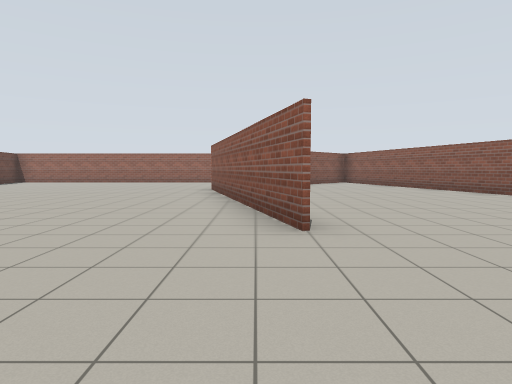
[1] (above)

24 first-person views from a walk through a Gazebo world. The camera is 1.2 m above the floor, tilts 4° down and sees 75° across. The floor is counted in squares, 2 m on a side. Each view is taken from the middle of a square. On the plan, view 1 faces up. The plan holds only what a view shows up to about 9 squares ahead; the rest is blank.

[2]
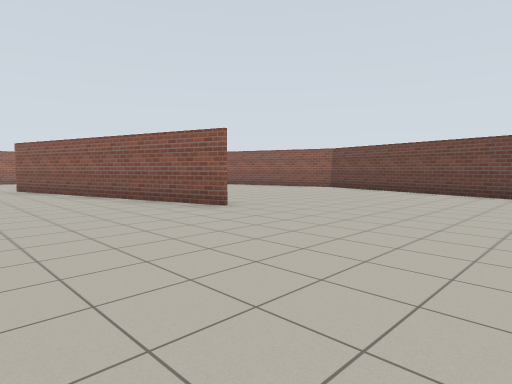

[3]
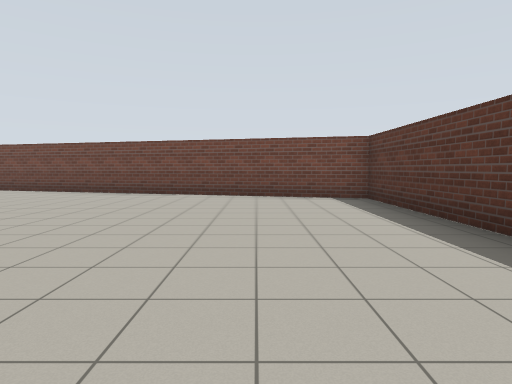

[4]
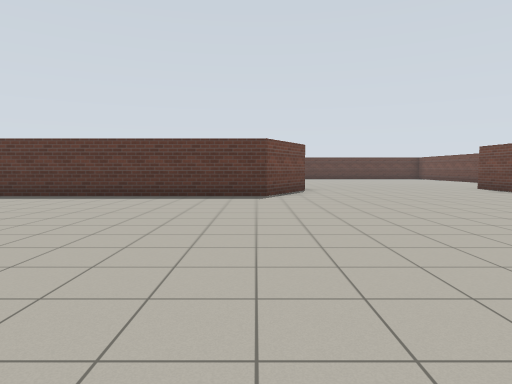

[5]
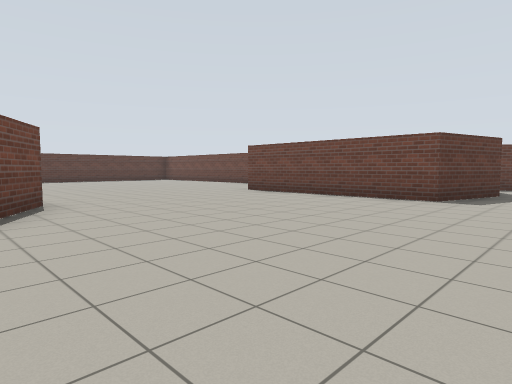

[6]
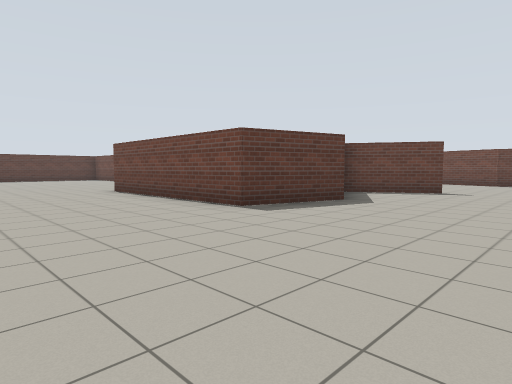

[7]
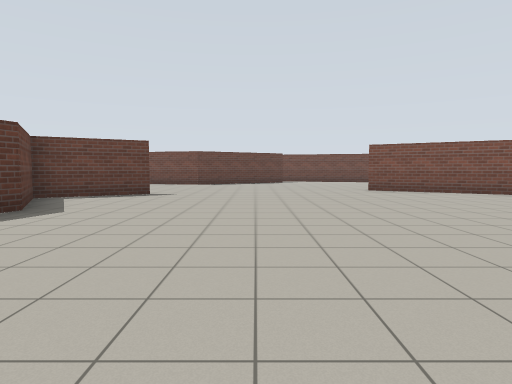

[8]
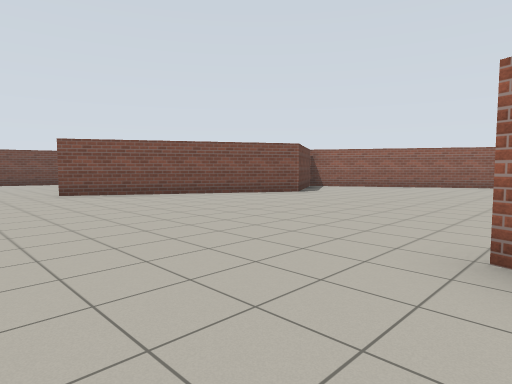

[9]
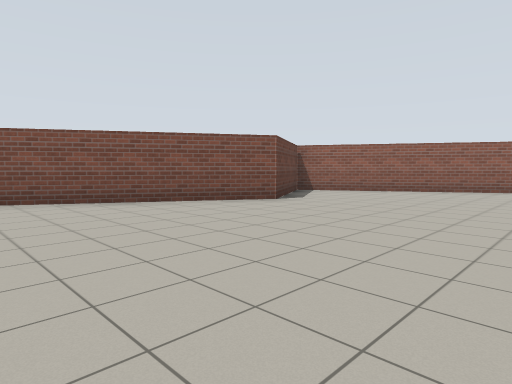

[10]
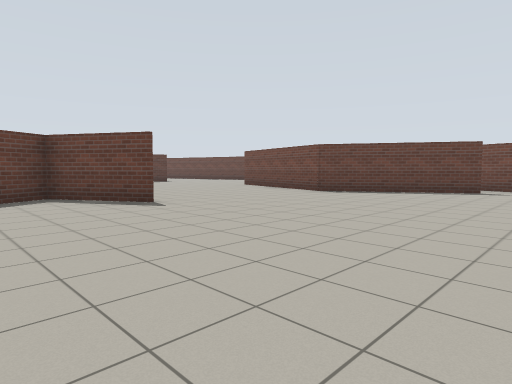

[11]
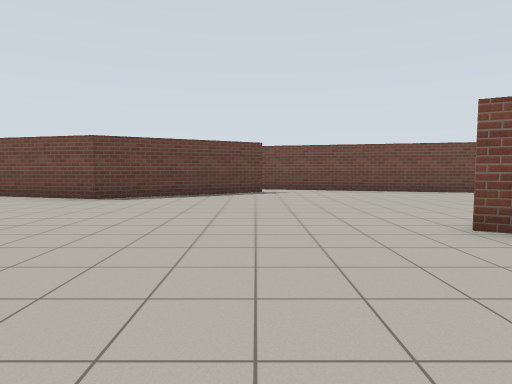

[12]
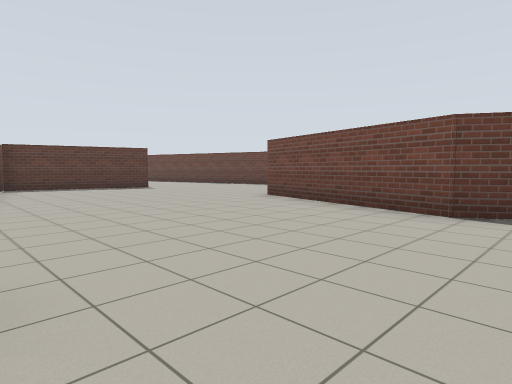

[13]
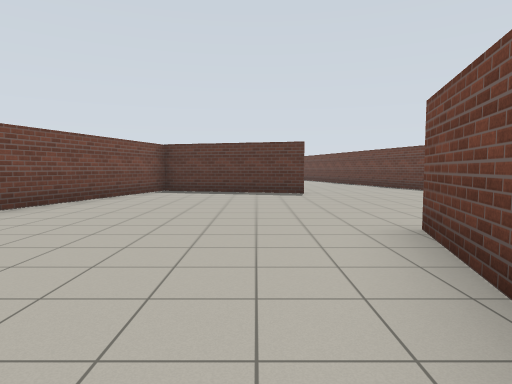

[14]
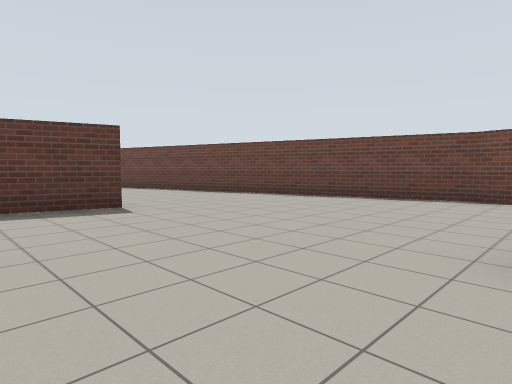

[15]
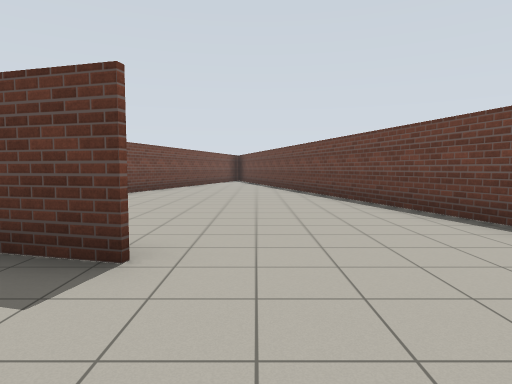

[16]
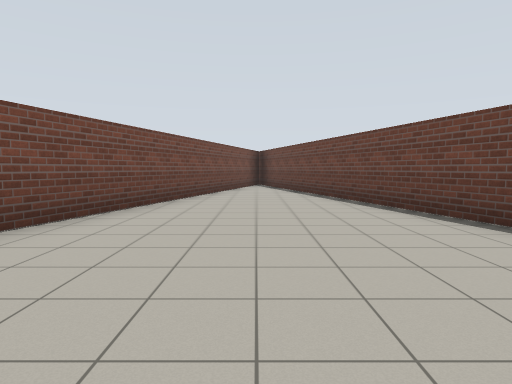

[17]
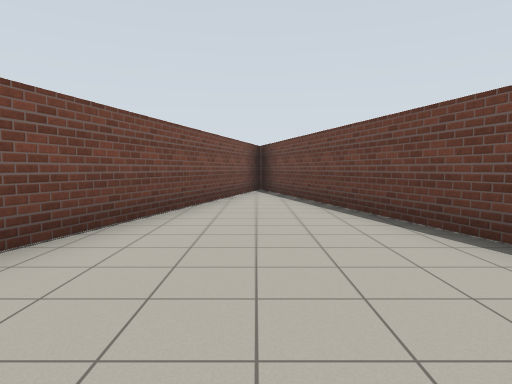

[18]
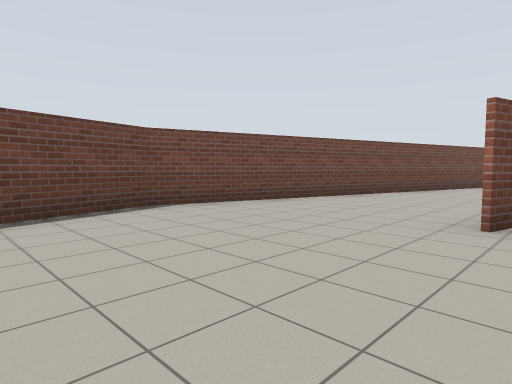

[19]
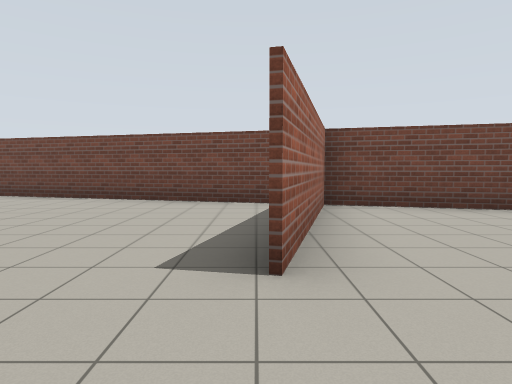

[20]
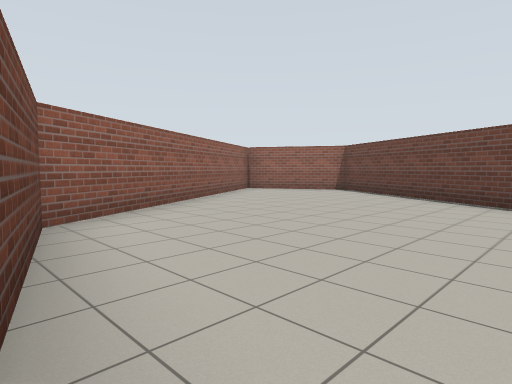

[21]
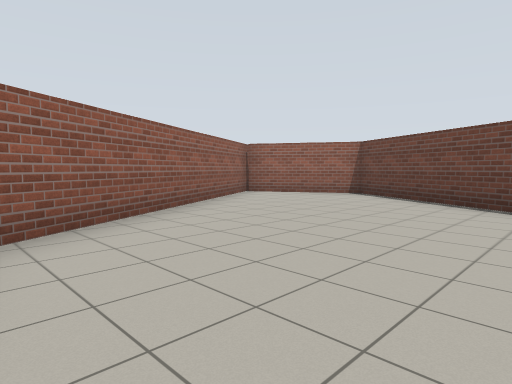

[22]
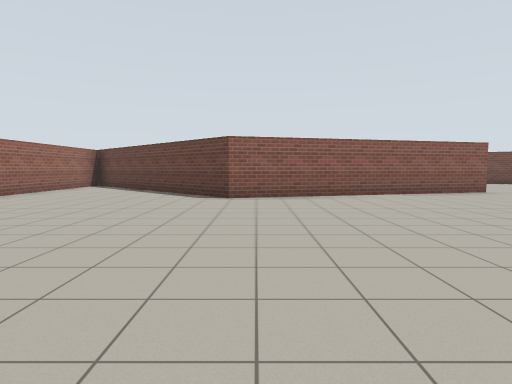

[23]
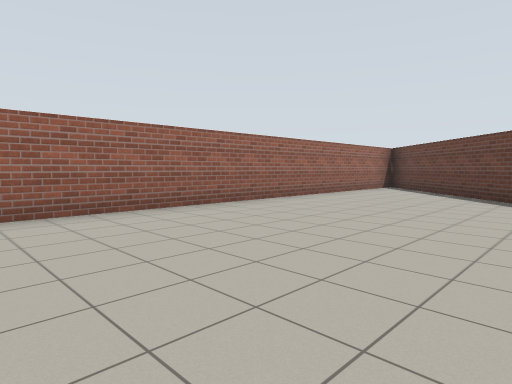

[24]
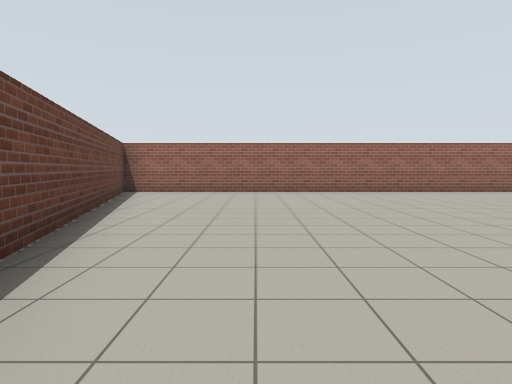

### Floor plan
Points are (right, up) in squares from view 1. A wall is a line through its corners. A room is listed if a view was taken in it or the views show most of it. See-through windows are left out.
Room 1 (views 1, 2, 3, 4, 5, 6, 7, 8, 9, 10, 11, 12, 13, 14, 15, 16, 17, 18, 19, 20, 21, 22, 23, 24)
walls: (-15.9, -1.5) (-14.7, -3.5) (-12.8, -2.4) (-10.6, -2.9) (-10.6, -8); (-5.4, -7.2) (-4.2, -5.3) (3.7, -5.3) (6.1, 3.6); (-16.9, 4.8) (-14.5, 9) (-15.9, 11.5) (-22.2, 7.9) (-23.1, 4.5); (0.5, 3.1) (-1.3, 9.5) (2.5, 13.3); (-17.5, -11.1) (-21.2, -10.1) (-17.5, -11.1); (-22.5, 2.2) (-20.5, -1.2) (-21.7, -5.3); (-15.6, 11.1) (-14.4, 9) (-17.2, 4.1); (-23.6, 2.6) (-26, -6.5) (-21.3, -24); (-11.2, 14.2) (-14.5, 12.3); (5.8, 7.4) (5.3, 9.1); (1.2, 14.6) (-10.4, 14.6) (-8.6, 8.1); (-21, -24.1) (-15.7, -4.3)

Positions as (right, up) in squares from view 1, and headings:
1: (0, 0), facing up
2: (-3, -1), facing up-right
3: (-3, -3), facing right
4: (-4, 2), facing down
5: (-4, -1), facing down-left
6: (-7, 1), facing down-left
7: (-8, 1), facing left
8: (-9, 2), facing up-left
9: (-10, 4), facing up-left
10: (-13, 4), facing down-left
11: (-14, 2), facing left
12: (-16, 0), facing down-left
13: (-20, -2), facing down
14: (-19, -5), facing down-left
15: (-22, -8), facing down
16: (-21, -12), facing down
17: (-21, -15), facing down
18: (-21, -9), facing up-left
19: (-23, -10), facing right
20: (-23, 4), facing up-right
21: (-22, 5), facing up-right
22: (-8, 9), facing right
23: (-7, 10), facing up-right
24: (-7, 6), facing up
